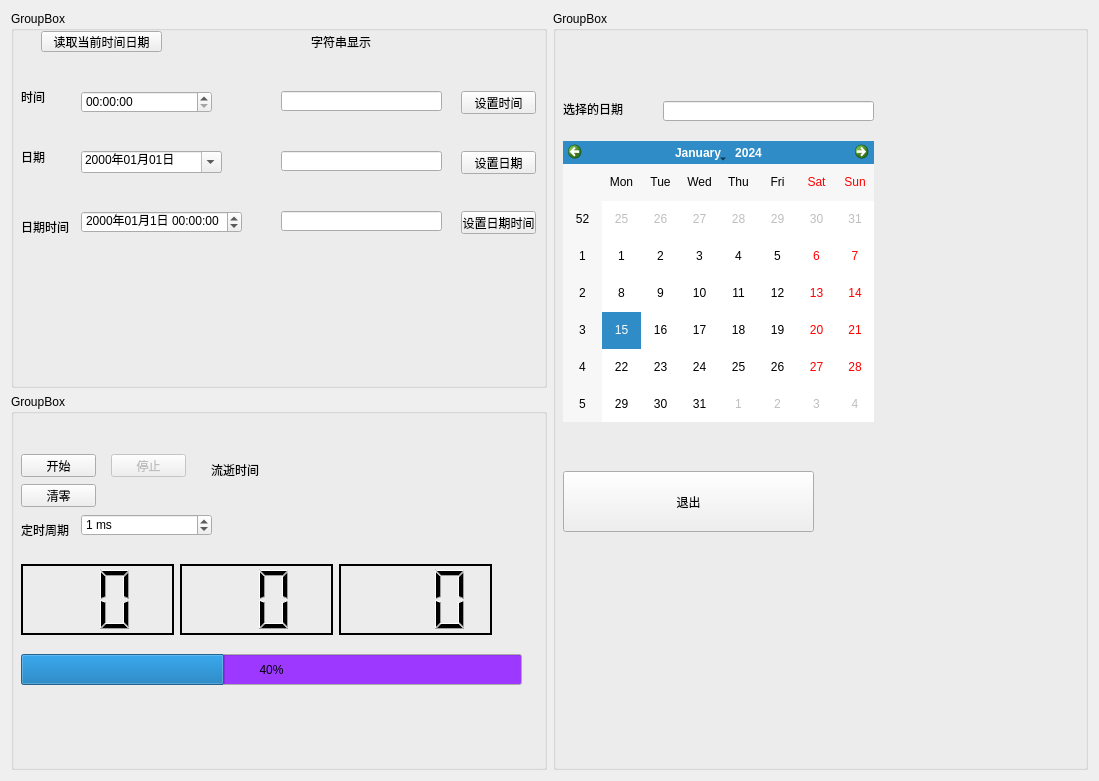
<?xml version="1.0" encoding="UTF-8"?>
<ui version="4.0">
 <class>Widget</class>
 <widget class="QWidget" name="Widget">
  <property name="geometry">
   <rect>
    <x>0</x>
    <y>0</y>
    <width>1099</width>
    <height>781</height>
   </rect>
  </property>
  <property name="windowTitle">
   <string>Widget</string>
  </property>
  <layout class="QGridLayout" name="gridLayout">
   <item row="0" column="0">
    <widget class="QGroupBox" name="groupBox_3">
     <property name="title">
      <string>GroupBox</string>
     </property>
     <widget class="QDateTimeEdit" name="dateTimeEdit">
      <property name="geometry">
       <rect>
        <x>70</x>
        <y>200</y>
        <width>161</width>
        <height>22</height>
       </rect>
      </property>
      <property name="displayFormat">
       <string>yyyy年MM月d日 HH:mm:ss</string>
      </property>
     </widget>
     <widget class="QLineEdit" name="lineEditDateTime">
      <property name="geometry">
       <rect>
        <x>270</x>
        <y>200</y>
        <width>161</width>
        <height>20</height>
       </rect>
      </property>
     </widget>
     <widget class="QLabel" name="label_3">
      <property name="geometry">
       <rect>
        <x>10</x>
        <y>210</y>
        <width>54</width>
        <height>12</height>
       </rect>
      </property>
      <property name="text">
       <string>日期时间</string>
      </property>
     </widget>
     <widget class="QPushButton" name="pushButton_2">
      <property name="geometry">
       <rect>
        <x>450</x>
        <y>80</y>
        <width>75</width>
        <height>23</height>
       </rect>
      </property>
      <property name="text">
       <string>设置时间</string>
      </property>
     </widget>
     <widget class="QPushButton" name="pushButton_4">
      <property name="geometry">
       <rect>
        <x>450</x>
        <y>200</y>
        <width>75</width>
        <height>23</height>
       </rect>
      </property>
      <property name="text">
       <string>设置日期时间</string>
      </property>
     </widget>
     <widget class="QLabel" name="label_7">
      <property name="geometry">
       <rect>
        <x>300</x>
        <y>20</y>
        <width>91</width>
        <height>21</height>
       </rect>
      </property>
      <property name="text">
       <string>字符串显示</string>
      </property>
     </widget>
     <widget class="QLineEdit" name="lineEditTime">
      <property name="geometry">
       <rect>
        <x>270</x>
        <y>80</y>
        <width>161</width>
        <height>20</height>
       </rect>
      </property>
     </widget>
     <widget class="QPushButton" name="pushButton_3">
      <property name="geometry">
       <rect>
        <x>450</x>
        <y>140</y>
        <width>75</width>
        <height>23</height>
       </rect>
      </property>
      <property name="text">
       <string>设置日期</string>
      </property>
     </widget>
     <widget class="QLabel" name="label">
      <property name="geometry">
       <rect>
        <x>10</x>
        <y>80</y>
        <width>54</width>
        <height>12</height>
       </rect>
      </property>
      <property name="text">
       <string>时间</string>
      </property>
     </widget>
     <widget class="QLabel" name="label_2">
      <property name="geometry">
       <rect>
        <x>10</x>
        <y>140</y>
        <width>54</width>
        <height>12</height>
       </rect>
      </property>
      <property name="text">
       <string>日期</string>
      </property>
     </widget>
     <widget class="QLineEdit" name="lineEditDate">
      <property name="geometry">
       <rect>
        <x>270</x>
        <y>140</y>
        <width>161</width>
        <height>20</height>
       </rect>
      </property>
     </widget>
     <widget class="QPushButton" name="btnGetNowDate">
      <property name="geometry">
       <rect>
        <x>30</x>
        <y>20</y>
        <width>121</width>
        <height>21</height>
       </rect>
      </property>
      <property name="text">
       <string>读取当前时间日期</string>
      </property>
     </widget>
     <widget class="QDateEdit" name="dateEdit">
      <property name="geometry">
       <rect>
        <x>70</x>
        <y>140</y>
        <width>141</width>
        <height>22</height>
       </rect>
      </property>
      <property name="wrapping">
       <bool>false</bool>
      </property>
      <property name="readOnly">
       <bool>false</bool>
      </property>
      <property name="accelerated">
       <bool>false</bool>
      </property>
      <property name="currentSection">
       <enum>QDateTimeEdit::YearSection</enum>
      </property>
      <property name="displayFormat">
       <string>yyyy年MM月dd日</string>
      </property>
      <property name="calendarPopup">
       <bool>true</bool>
      </property>
     </widget>
     <widget class="QDateTimeEdit" name="timeEdit">
      <property name="geometry">
       <rect>
        <x>70</x>
        <y>80</y>
        <width>131</width>
        <height>22</height>
       </rect>
      </property>
      <property name="displayFormat">
       <string>hh:mm:ss</string>
      </property>
     </widget>
    </widget>
   </item>
   <item row="0" column="1" rowspan="2">
    <widget class="QGroupBox" name="groupBox">
     <property name="title">
      <string>GroupBox</string>
     </property>
     <widget class="QCalendarWidget" name="calendarWidgetDate">
      <property name="geometry">
       <rect>
        <x>10</x>
        <y>130</y>
        <width>311</width>
        <height>281</height>
       </rect>
      </property>
     </widget>
     <widget class="QLabel" name="label_5">
      <property name="geometry">
       <rect>
        <x>10</x>
        <y>90</y>
        <width>81</width>
        <height>16</height>
       </rect>
      </property>
      <property name="text">
       <string>选择的日期</string>
      </property>
     </widget>
     <widget class="QPushButton" name="btnClose">
      <property name="geometry">
       <rect>
        <x>10</x>
        <y>460</y>
        <width>251</width>
        <height>61</height>
       </rect>
      </property>
      <property name="text">
       <string>退出</string>
      </property>
     </widget>
     <widget class="QLineEdit" name="lineEditSeletionDateTime">
      <property name="geometry">
       <rect>
        <x>110</x>
        <y>90</y>
        <width>211</width>
        <height>20</height>
       </rect>
      </property>
     </widget>
    </widget>
   </item>
   <item row="1" column="0">
    <widget class="QGroupBox" name="groupBox_2">
     <property name="title">
      <string>GroupBox</string>
     </property>
     <widget class="QWidget" name="layoutWidget">
      <property name="geometry">
       <rect>
        <x>10</x>
        <y>170</y>
        <width>471</width>
        <height>71</height>
       </rect>
      </property>
      <layout class="QHBoxLayout" name="horizontalLayout">
       <item>
        <widget class="QLCDNumber" name="lcdMints">
         <property name="frameShape">
          <enum>QFrame::Box</enum>
         </property>
         <property name="frameShadow">
          <enum>QFrame::Plain</enum>
         </property>
         <property name="lineWidth">
          <number>2</number>
         </property>
         <property name="smallDecimalPoint">
          <bool>false</bool>
         </property>
         <property name="digitCount">
          <number>2</number>
         </property>
         <property name="value" stdset="0">
          <double>0.000000000000000</double>
         </property>
         <property name="intValue" stdset="0">
          <number>0</number>
         </property>
        </widget>
       </item>
       <item>
        <widget class="QLCDNumber" name="lcdSeconds">
         <property name="frameShadow">
          <enum>QFrame::Plain</enum>
         </property>
         <property name="lineWidth">
          <number>2</number>
         </property>
         <property name="digitCount">
          <number>2</number>
         </property>
        </widget>
       </item>
       <item>
        <widget class="QLCDNumber" name="lcdms">
         <property name="frameShadow">
          <enum>QFrame::Plain</enum>
         </property>
         <property name="lineWidth">
          <number>2</number>
         </property>
         <property name="digitCount">
          <number>3</number>
         </property>
        </widget>
       </item>
      </layout>
     </widget>
     <widget class="QLabel" name="label_4">
      <property name="geometry">
       <rect>
        <x>200</x>
        <y>70</y>
        <width>54</width>
        <height>12</height>
       </rect>
      </property>
      <property name="text">
       <string>流逝时间</string>
      </property>
     </widget>
     <widget class="QLabel" name="label_6">
      <property name="geometry">
       <rect>
        <x>10</x>
        <y>130</y>
        <width>54</width>
        <height>12</height>
       </rect>
      </property>
      <property name="text">
       <string>定时周期</string>
      </property>
     </widget>
     <widget class="QPushButton" name="btnStartTime">
      <property name="geometry">
       <rect>
        <x>10</x>
        <y>60</y>
        <width>75</width>
        <height>23</height>
       </rect>
      </property>
      <property name="text">
       <string>开始</string>
      </property>
     </widget>
     <widget class="QPushButton" name="btnStopTime">
      <property name="enabled">
       <bool>false</bool>
      </property>
      <property name="geometry">
       <rect>
        <x>100</x>
        <y>60</y>
        <width>75</width>
        <height>23</height>
       </rect>
      </property>
      <property name="text">
       <string>停止</string>
      </property>
     </widget>
     <widget class="QSpinBox" name="spinBoxTimes">
      <property name="geometry">
       <rect>
        <x>70</x>
        <y>120</y>
        <width>131</width>
        <height>22</height>
       </rect>
      </property>
      <property name="suffix">
       <string> ms</string>
      </property>
      <property name="maximum">
       <number>9999</number>
      </property>
      <property name="value">
       <number>1</number>
      </property>
     </widget>
     <widget class="QProgressBar" name="progressBar">
      <property name="geometry">
       <rect>
        <x>10</x>
        <y>260</y>
        <width>501</width>
        <height>31</height>
       </rect>
      </property>
      <property name="palette">
       <palette>
        <active>
         <colorrole role="Base">
          <brush brushstyle="SolidPattern">
           <color alpha="255">
            <red>156</red>
            <green>56</green>
            <blue>255</blue>
           </color>
          </brush>
         </colorrole>
        </active>
        <inactive>
         <colorrole role="Base">
          <brush brushstyle="SolidPattern">
           <color alpha="255">
            <red>156</red>
            <green>56</green>
            <blue>255</blue>
           </color>
          </brush>
         </colorrole>
        </inactive>
        <disabled>
         <colorrole role="Base">
          <brush brushstyle="SolidPattern">
           <color alpha="255">
            <red>240</red>
            <green>240</green>
            <blue>240</blue>
           </color>
          </brush>
         </colorrole>
        </disabled>
       </palette>
      </property>
      <property name="autoFillBackground">
       <bool>false</bool>
      </property>
      <property name="inputMethodHints">
       <set>Qt::ImhNone</set>
      </property>
      <property name="maximum">
       <number>59</number>
      </property>
      <property name="value">
       <number>24</number>
      </property>
      <property name="invertedAppearance">
       <bool>false</bool>
      </property>
      <property name="textDirection">
       <enum>QProgressBar::BottomToTop</enum>
      </property>
     </widget>
     <widget class="QLabel" name="lable_showDate">
      <property name="geometry">
       <rect>
        <x>260</x>
        <y>60</y>
        <width>161</width>
        <height>21</height>
       </rect>
      </property>
      <property name="text">
       <string/>
      </property>
     </widget>
     <widget class="QPushButton" name="btnResetStart">
      <property name="geometry">
       <rect>
        <x>10</x>
        <y>90</y>
        <width>75</width>
        <height>23</height>
       </rect>
      </property>
      <property name="text">
       <string>清零</string>
      </property>
     </widget>
    </widget>
   </item>
  </layout>
 </widget>
 <resources/>
 <connections>
  <connection>
   <sender>btnClose</sender>
   <signal>clicked()</signal>
   <receiver>Widget</receiver>
   <slot>close()</slot>
   <hints>
    <hint type="sourcelabel">
     <x>688</x>
     <y>499</y>
    </hint>
    <hint type="destinationlabel">
     <x>549</x>
     <y>371</y>
    </hint>
   </hints>
  </connection>
 </connections>
</ui>
